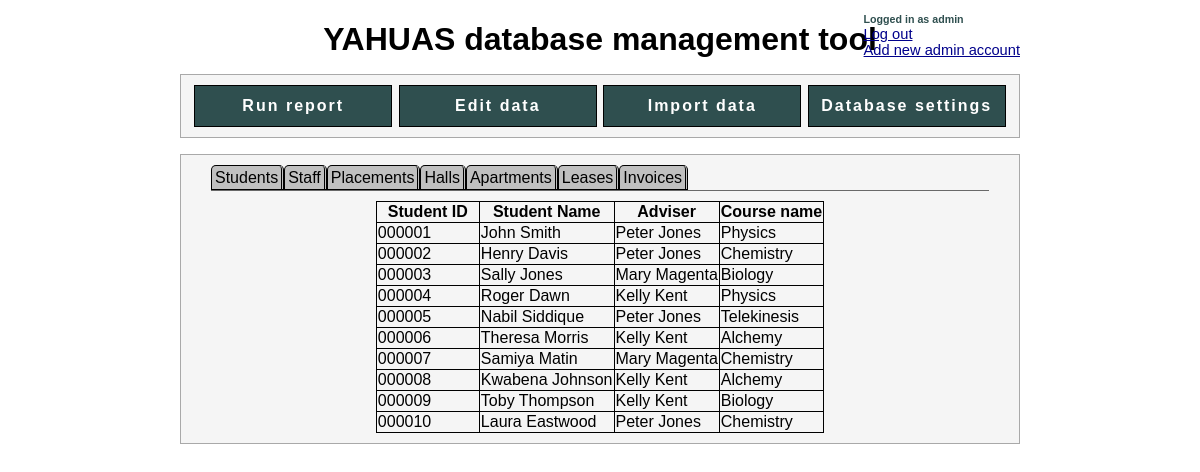
The page /assignment/ (signed in) on the database its author committed.
### tables this page shows
CREATE TABLE `tblstudents` (
  `StudentID` int(11) NOT NULL,
  `Forename` varchar(100) NOT NULL,
  `MiddleNames` varchar(100) NOT NULL,
  `Surname` varchar(100) NOT NULL,
  `Title` varchar(5) NOT NULL,
  `Gender` varchar(20) NOT NULL,
  `DoB` date NOT NULL,
  `CourseCode` int(11) NOT NULL,
  `Category` varchar(30) NOT NULL,
  `Email` varchar(320) NOT NULL,
  `Phone` varchar(50) NOT NULL,
  `NonTermAddress` varchar(150) NOT NULL,
  `AdviserID` int(11) NOT NULL,
  `NextOfKinRelationship` varchar(30) NOT NULL,
  `NextOfKinForename` varchar(100) NOT NULL,
  `NextOfKinSurname` varchar(100) NOT NULL,
  `NextOfKinAddress` varchar(150) NOT NULL,
  `NextOfKinEmail` varchar(320) NOT NULL,
  `NextOfKinTelephone` varchar(50) NOT NULL
);

CREATE TABLE `tblstaff` (
  `StaffID` int(11) NOT NULL,
  `Forename` varchar(100) NOT NULL,
  `MiddleNames` varchar(100) NOT NULL,
  `Surname` varchar(100) NOT NULL,
  `Title` varchar(5) NOT NULL,
  `Gender` varchar(20) NOT NULL,
  `DoB` date NOT NULL,
  `Email` varchar(320) NOT NULL,
  `Phone` varchar(50) NOT NULL,
  `Role` varchar(30) NOT NULL,
  `Location` varchar(30) NOT NULL
);

CREATE TABLE `tblcourses` (
  `CourseCode` int(11) NOT NULL,
  `CourseName` varchar(30) NOT NULL,
  `LeadStaffID` int(11) NOT NULL
);

### assignment/index.php (the view, shortened to what this page needs)
<?php include("header.php"); ?>
<nav class="sub">
     <ul>
        <li><a href="#">Students</a></li>
        <li><a href="prototype.php">Staff</a></li>
        <li><a href="prototype.php">Placements</a></li>
        <li><a href="prototype.php">Halls</a></li>
        <li><a href="prototype.php">Apartments</a></li>
        <li><a href="prototype.php">Leases</a></li>
        <li><a href="prototype.php">Invoices</a></li>
    </ul>
</nav>
<table class="tabular">
    <tr>
        <th>Student ID</th>
        <th>Student Name</th>
        <th>Adviser</th>
        <th>Course name</th>
    </tr>
    <?php
    $conn = mysqli_connect("localhost", "root", "", "yahaus");
    $sql = "SELECT tblstudents.*, tblstaff.Forename AS StaffForename, tblstaff.Surname AS StaffSurname, tblcourses.CourseName"
    . " FROM tblstudents "
    . " INNER JOIN tblstaff "
    . " ON tblstudents.AdviserID=tblstaff.StaffID"
    . " INNER JOIN tblcourses "
    . " ON tblstudents.CourseCode=tblcourses.CourseCode"
    . " ORDER BY tblstudents.StudentID ASC;";
    $rs = mysqli_query($conn, $sql);
    while($row = mysqli_fetch_array($rs)){
        echo "<tr>";
        echo "<td>" . sprintf("%06d", $row['StudentID']) . "</td>";
        echo "<td>" . $row['Forename'] . " " . $row['Surname'] . "</td>";
        echo "<td>" . $row['StaffForename'] . " " . $row['StaffSurname'] . "</td>";
        echo "<td>" . $row['CourseName'] . "</td>";
        echo "</tr>";
    }
    ?>
</table>
<?php include("footer.php"); ?>

### assignment/header.php (shortened to what this page needs)
<!DOCTYPE html>
<html lang="en">
    <head>
        <link rel="stylesheet" type="text/css" href="style.css">
    </head>
    <body>
        <header>
            <?php
            if (isset($_SESSION['user'])){
            echo '<nav class="accountnav">
                <ul>
                    <li><span>Logged in as ' . $_SESSION["user"]["username"] . '</span></li>
                    <li><a href="logout.php">Log out</a></li>
                    <li><a href="create_account.php">Add new admin account</a></li>
                </ul>
            </nav>';
            };
            ?>
            <h1>YAHUAS database management tool</h1>
            <nav class="top">
                <ul>
                    <li><a href =".">Run report</a></li>
                    <li><a href ="edithome.php">Edit data</a></li>
                    <li><a href ="prototype.php">Import data</a></li>
                    <li><a href ="scheduler.php">Database settings</a></li>
                </ul>
            </nav>
        </header>
        <main>

### assignment/footer.php
        </main>
    </body>
</html>

### assignment/style.css (style rules this page uses)
body { display:flex; flex-direction: column; padding-left:20px; padding-right:20px; height:100%; margin:0px; font-family: sans-serif; width:70%; margin: auto; }
header h1 { text-align: center; margin-bottom: 0px; }
.accountnav { display: inline-block; text-align: left; position: absolute; right:15%; top:-5px; list-style: none; }
.accountnav ul { list-style: none; font-size: 11pt; padding: 0px; }
.accountnav span { font-weight: bold; color: darkslategray; font-size: 8pt; }
.accountnav a { color: darkblue; }
nav.top ul { background-color: whitesmoke; border-style: solid; border-width: thin; border-color: darkgray; padding: 10px; display: flex; justify-content: space-around; list-style: none; line-height: 40px; }
nav.top li { width:24%; text-align: center; border-style: solid; border-width: thin; font-weight: bold; letter-spacing: 2px }
nav.top a { background-color: darkslategray; color: white; text-decoration: none; display: inline-block; width: 100%; height: 100%; padding: 0px; }
main { background-color: whitesmoke; border-style: solid; border-width: thin; border-color: darkgray; padding: 10px; padding-left: 30px; padding-right: 30px; height: 100%; margin-bottom: 100px; }
nav.sub ul { padding-left: 0px; margin:0px; margin-bottom: 10px; height:25px; display:flex; border-bottom:solid; border-bottom-color: dimgrey; border-width: thin; }
nav.sub li { display: inline; list-style: none; background-color: silver; border-style: solid; border-top-left-radius: 5px; border-top-right-radius: 5px; border-width: thin; border-right-width:medium; border-right-style:double; padding: 3px; }
nav.sub a { text-decoration: none; color: black; display: inline-block; width: 100%; height: 100%; }
table.tabular { border-collapse: collapse; margin: auto; }
.tabular td, .tabular th { border: 1px solid; max-width: 500px; min-width: 100px; }

### rows shown on the page
tblstudents: StudentID "000001", Forename "John", Surname "Smith", tblstaff.Forename "Peter", tblstaff.Surname "Jones", tblcourses.CourseName "Physics"
tblstudents: StudentID "000002", Forename "Henry", Surname "Davis", tblstaff.Forename "Peter", tblstaff.Surname "Jones", tblcourses.CourseName "Chemistry"
tblstudents: StudentID "000003", Forename "Sally", Surname "Jones", tblstaff.Forename "Mary", tblstaff.Surname "Magenta", tblcourses.CourseName "Biology"
tblstudents: StudentID "000004", Forename "Roger", Surname "Dawn", tblstaff.Forename "Kelly", tblstaff.Surname "Kent", tblcourses.CourseName "Physics"
tblstudents: StudentID "000005", Forename "Nabil", Surname "Siddique", tblstaff.Forename "Peter", tblstaff.Surname "Jones", tblcourses.CourseName "Telekinesis"
tblstudents: StudentID "000006", Forename "Theresa", Surname "Morris", tblstaff.Forename "Kelly", tblstaff.Surname "Kent", tblcourses.CourseName "Alchemy"
tblstudents: StudentID "000007", Forename "Samiya", Surname "Matin", tblstaff.Forename "Mary", tblstaff.Surname "Magenta", tblcourses.CourseName "Chemistry"
tblstudents: StudentID "000008", Forename "Kwabena", Surname "Johnson", tblstaff.Forename "Kelly", tblstaff.Surname "Kent", tblcourses.CourseName "Alchemy"
tblstudents: StudentID "000009", Forename "Toby", Surname "Thompson", tblstaff.Forename "Kelly", tblstaff.Surname "Kent", tblcourses.CourseName "Biology"
tblstudents: StudentID "000010", Forename "Laura", Surname "Eastwood", tblstaff.Forename "Peter", tblstaff.Surname "Jones", tblcourses.CourseName "Chemistry"

### other values the page prints
$_SESSION["user"]["username"] "admin"
